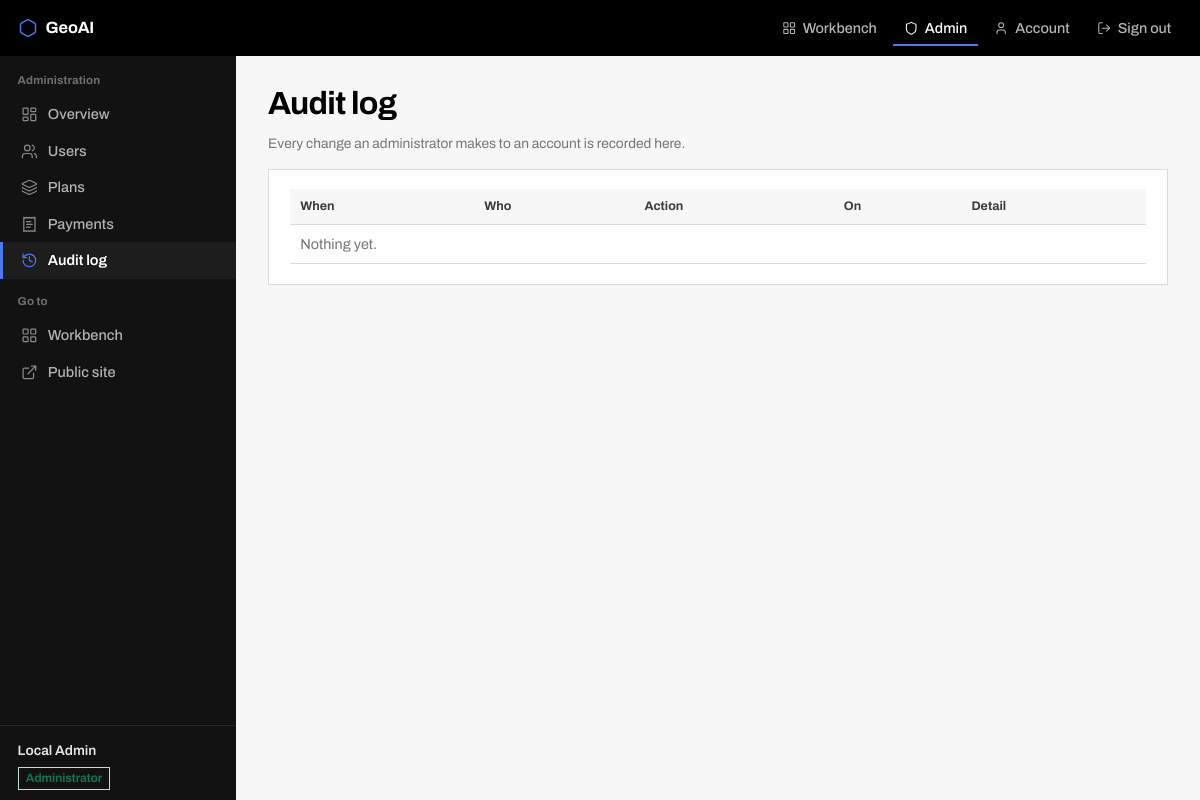
Before: /admin/audit (signed in) with the older database file.
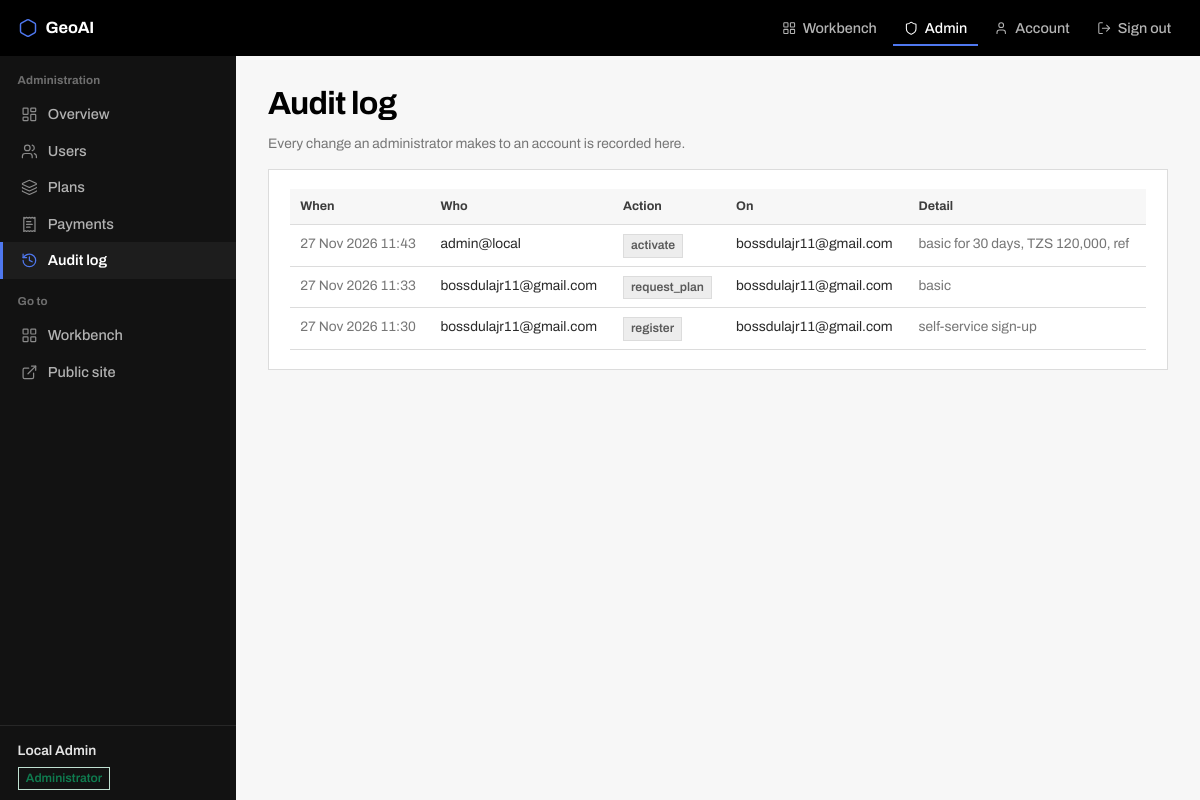
After: the same page with the newer database file.
### portal/models.py (models this page shows, shortened)
class User(UserMixin, db.Model):
    __tablename__ = "users"
    id = db.Column(db.Integer, primary_key=True)
    email = db.Column(db.String(190), unique=True, nullable=False, index=True)
    name = db.Column(db.String(120), nullable=False, default="")
    organisation = db.Column(db.String(160), nullable=False, default="")
    phone = db.Column(db.String(40), nullable=False, default="")
    password_hash = db.Column(db.String(255), nullable=False)
    is_admin = db.Column(db.Boolean, nullable=False, default=False)
    is_active_account = db.Column(db.Boolean, nullable=False, default=True)
    created_at = db.Column(db.DateTime, nullable=False, default=now)
    last_login = db.Column(db.DateTime)
    subscriptions = db.relationship("Subscription", back_populates="user", cascade="all, delete-orphan",
                                    order_by="Subscription.id.desc()")
    payments = db.relationship("Payment", back_populates="user", cascade="all, delete-orphan")
    @property
    def is_active(self):
        return self.is_active_account
    def allowed_sections(self):
        if self.is_admin:
            return released(SECTIONS)
        p = self.plan
        return p.section_list if p else released(FREE_SECTIONS)

class AuditLog(db.Model):
    __tablename__ = "audit"
    id = db.Column(db.Integer, primary_key=True)
    actor = db.Column(db.String(190), nullable=False)
    action = db.Column(db.String(60), nullable=False)
    target = db.Column(db.String(190), nullable=False, default="")
    detail = db.Column(db.String(500), nullable=False, default="")
    at = db.Column(db.DateTime, nullable=False, default=now, index=True)

### portal/admin.py (the view)
@bp.route("/audit")
@admin_only
def audit_log():
    return render_template("admin/audit.html",
                           rows=AuditLog.query.order_by(AuditLog.at.desc()).limit(300).all())

### portal/admin.py (called while the page is built)
def admin_only(f):
    @wraps(f)
    @login_required
    def wrapper(*a, **kw):
        if not current_user.is_admin:
            abort(403)
        return f(*a, **kw)
    return wrapper

### portal/app/__init__.py (called while the page is built)
def visible_sections():
    return [s for s in SECTIONS if s["key"] not in NEXT_VERSION]

def upload_allowance():
    if current_user.is_admin:
        return 0, None, None
    used, limit = current_user.upload_allowance()
    return used, limit, None if limit is None else max(limit - used, 0)

def nav_context():
    if not current_user.is_authenticated:
        return {"app_sections": [], "locked_count": 0, "allowance": (0, None, None)}
    allowed = set(current_user.allowed_sections())
    have = set(store.sections_with_results(current_user.id))
    items = [{**s, "open": s["key"] in allowed, "has_result": s["key"] in have}
             for s in visible_sections()]
    return {"app_sections": items, "locked_count": sum(0 if i["open"] else 1 for i in items),
            "allowance": upload_allowance()}

### portal/app/store.py (called while the page is built)
def root():
    base = Path(current_app.config["DATA_DIR"]) / "work"
    base.mkdir(parents=True, exist_ok=True)
    return base

def home(user_id):
    p = root() / str(user_id)
    p.mkdir(parents=True, exist_ok=True)
    return p

def _safe(section):
    if section not in SECTIONS:
        raise ValueError(f"unknown section {section!r}")
    return section

def sections_with_results(user_id):
    out = {}
    for section in SECTIONS:
        run = Run.latest(user_id, section)
        if run and run.ok:
            out[section] = run
    return out

    @classmethod
    def latest(cls, user_id, section):
        runs = cls.list(user_id, section)
        return runs[0] if runs else None

    @classmethod
    def list(cls, user_id, section):
        d = home(user_id) / _safe(section)
        if not d.is_dir():
            return []
        runs = [cls(user_id, section, p.name) for p in d.iterdir()
                if p.is_dir() and not p.name.startswith("_")]     # "_draft" is not a run
        runs.sort(key=lambda r: r.id, reverse=True)          # the id starts with the timestamp
        return runs

### portal/icons.py (called while the page is built)
def icon(name, cls="", label=None):
    if name not in names():
        raise KeyError(f"no icon named {name!r} in {SPRITE.name}")
    aria = (f'role="img" aria-label="{label}"' if label else 'aria-hidden="true" focusable="false"')
    classes = f"ico {cls}".strip()
    return Markup(f'<svg class="{classes}" {aria}><use href="#i-{name}"></use></svg>')

### portal/templates/admin/audit.html
{% set page_title = "Audit log" %}
{% extends "admin/layout.html" %}
{% block main %}
<h1>Audit log</h1>
<p class="small muted">Every change an administrator makes to an account is recorded here.</p>
<div class="card"><table><tr><th>When</th><th>Who</th><th>Action</th><th>On</th><th>Detail</th></tr>
{% for a in rows %}<tr><td class="small muted">{{ a.at.strftime('%d %b %Y %H:%M') }}</td>
  <td class="small">{{ a.actor }}</td><td><span class="tag no">{{ a.action }}</span></td>
  <td class="small">{{ a.target }}</td><td class="small muted">{{ a.detail }}</td></tr>
{% else %}<tr><td colspan="5" class="muted">Nothing yet.</td></tr>{% endfor %}</table></div>
{% endblock %}

### portal/templates/admin/layout.html (shortened to what this page needs)
{% extends "console.html" %}
{% block head %}<link rel="stylesheet" href="{{ url_for('static', filename='app.css') }}">{% endblock %}
{% block rail %}
<div class="rail-group">Administration</div>
<nav class="rail-nav">
  {% for ep, ic, label in [
      ('admin.dashboard', 'home',     'Overview'),
      ('admin.users',     'users',    'Users'),
      ('admin.plans',     'layers',   'Plans'),
      ('admin.payments',  'receipt',  'Payments'),
      ('admin.audit_log', 'history',  'Audit log')] %}
    <a href="{{ url_for(ep) }}" class="{{ 'on' if request.endpoint == ep }}">
      {{ icon(ic) }}<span class="tx">{{ label }}</span></a>
  {% endfor %}
</nav>
<div class="rail-group">Go to</div>
<nav class="rail-nav">
  <a href="{{ url_for('app.home') }}">{{ icon('grid') }}<span class="tx">Workbench</span></a>
  <a href="{{ url_for('public.index') }}">{{ icon('external') }}<span class="tx">Public site</span></a>
</nav>
{% endblock %}

### portal/templates/console.html (shortened to what this page needs)
{% extends "base.html" %}
{% block page %}
<div class="console">
  <aside class="rail" id="rail">
    {% block rail %}{% endblock %}
    <div class="rail-foot">
      <span class="who">{{ current_user.name or current_user.email }}</span>
      {% if current_user.is_admin %}
        <span class="tag ok">Administrator</span>
      {% endif %}
    </div>
  </aside>
  <main class="work">
    {% block main %}{% endblock %}
  </main>
</div>
{% endblock %}

### portal/templates/base.html (shortened to what this page needs)
<!doctype html>
<html lang="en"><head>
<link rel="stylesheet" href="{{ url_for('static', filename='style.css') }}">
{% block head %}{% endblock %}
</head><body>
<header class="top">
  <a class="brand" href="{{ url_for('public.index') }}">{{ icon('logo') }} {{ BRAND }}</a>
  <nav>
    {% if current_user.is_authenticated %}
      <a href="{{ url_for('app.home') }}" class="{{ 'on' if request.blueprint == 'app' }}">
        {{ icon('grid', 'sm') }} <span class="hide-sm">Workbench</span></a>
      {% if current_user.is_admin %}
        <a href="{{ url_for('admin.dashboard') }}" class="{{ 'on' if request.blueprint == 'admin' }}">
          {{ icon('shield', 'sm') }} <span class="hide-sm">Admin</span></a>
      {% endif %}
      <a href="{{ url_for('auth.account') }}" class="{{ 'on' if request.endpoint == 'auth.account' }}">
        {{ icon('user', 'sm') }} <span class="hide-sm">Account</span></a>
      <a href="{{ url_for('auth.logout') }}">{{ icon('logout', 'sm') }} <span class="hide-sm">Sign out</span></a>
    {% else %}
      <a href="{{ url_for('billing.pricing') }}">Pricing</a>
      <a href="{{ url_for('auth.login') }}">Sign in</a>
      <a class="cta" href="{{ url_for('auth.register') }}">Create account</a>
    {% endif %}
  </nav>
</header>
{% block page %}{% endblock %}
</body></html>

### portal/static/style.css (style rules this page uses)
:root { --white:#ffffff; --g50:#f7f7f7; --g100:#ededed; --g150:#e4e4e4; --g200:#dcdcdc; --g300:#c2c2c2; --g400:#9a9a9a; --g500:#767676; --g600:#5a5a5a; --g700:#3d3d3d; --g800:#2a2a2a; --g900:#1c1c1c; --black:#000000; --blue:#0a3bd4; --blue-dk:#0730a6; --blue-lt:#4f78ef; --blue-wash:#edf1fd; --red:#c8102e; --red-wash:#fdeef0; --green:#0f7b4f; --green-wash:#eaf6f0; --amber:#8a5b00; --amber-wash:#fdf4e3; --ink:var(--black); --body:var(--g800); --muted:var(--g500); --line:var(--g200); --bg:var(--g50); --card:var(--white); --rail:#121212; --mono:"IBM Plex Mono",ui-monospace,SFMono-Regular,Menlo,Consolas,monospace; --sans:"Archivo","Archivo Fallback",system-ui,-apple-system,"Segoe UI",Roboto,sans-serif; --h-top:56px; --w-rail:236px; }
* { box-sizing:border-box }
html { -webkit-text-size-adjust:100% }
body { margin:0;background:var(--bg);color:var(--body); font:400 15px/1.55 var(--sans); font-feature-settings:"kern" 1; -webkit-font-smoothing:antialiased }
img,svg,video { max-width:100% }
a { color:var(--blue);text-decoration:none }
h1,h2,h3,h4 { color:var(--ink);font-weight:600;letter-spacing:-0.012em;margin:0 0 .6rem }
h1 { font-size:2rem;line-height:1.15;font-weight:700;letter-spacing:-0.022em }
p { margin:0 0 .9rem;max-width:74ch }
.muted { color:var(--muted) }
.small { font-size:.86rem }
.ico { width:1.15em;height:1.15em;flex:none;vertical-align:-0.2em;stroke-width:1.75 }
.ico.sm { width:1em;height:1em }
header.top { position:sticky;top:0;z-index:40;height:var(--h-top);background:var(--black);color:#fff; display:flex;align-items:center;gap:1.4rem;padding:0 1.1rem }
header.top .brand { display:flex;align-items:center;gap:.5rem;color:#fff;font-weight:700; font-size:1.02rem;letter-spacing:-0.01em;text-decoration:none }
header.top .brand .ico { width:1.25rem;height:1.25rem;color:var(--blue-lt) }
header.top nav { margin-left:auto;display:flex;gap:.3rem;align-items:center }
header.top nav a { color:#b4b4b4;text-decoration:none;font-size:.9rem;font-weight:500; padding:.45rem .7rem;display:flex;align-items:center;gap:.4rem }
header.top nav a.on { color:#fff;box-shadow:inset 0 -2px 0 var(--blue-lt) }
.card { background:var(--card);border:1px solid var(--line);padding:1.2rem 1.3rem;margin-bottom:1rem }
table { width:100%;border-collapse:collapse;font-size:.9rem }
th,td { text-align:left;padding:.5rem .65rem;border-bottom:1px solid var(--line);vertical-align:top }
th { font-size:.78rem;font-weight:700;color:var(--g700);background:var(--g50);white-space:nowrap }
td { font-variant-numeric:tabular-nums }
.tag { display:inline-flex;align-items:center;gap:.3rem;padding:.12rem .45rem;font-size:.76rem; font-weight:600;border:1px solid;border-radius:0;line-height:1.45 }
.tag.ok { color:var(--green);background:var(--green-wash);border-color:#bfe0d1 }
.tag.no { color:var(--g600);background:var(--g100);border-color:var(--g200) }

### portal/static/app.css (style rules this page uses)
.console { display:grid;grid-template-columns:var(--w-rail) minmax(0,1fr); min-height:calc(100vh - var(--h-top)); background:linear-gradient(to right,var(--rail) 0 var(--w-rail),var(--bg) var(--w-rail)) }
.rail { position:sticky;top:var(--h-top);align-self:start;height:calc(100vh - var(--h-top)); overflow-y:auto;background:var(--rail);color:#9d9d9d;display:flex;flex-direction:column; padding:.9rem 0 .6rem;scrollbar-width:thin }
.work { min-width:0;padding:1.9rem 2rem 5rem;background:var(--bg) }
.work > h1:first-child { margin-top:0 }
.rail-group { font-size:.72rem;font-weight:700;color:#6e6e6e;padding:.9rem 1.1rem .4rem; letter-spacing:.01em }
.rail-group:first-child { padding-top:.1rem }
.rail-nav { display:flex;flex-direction:column }
.rail-nav a,.rail-nav .off { display:flex;align-items:center;gap:.65rem;padding:.55rem 1.1rem; color:#b2b2b2;text-decoration:none;font-size:.91rem;font-weight:500;line-height:1.3; border-left:3px solid transparent }
.rail-nav a .ico { width:1.05rem;height:1.05rem;color:#8a8a8a;flex:none }
.rail-nav a.on { background:#1d1d1d;color:#fff;border-left-color:var(--blue-lt);font-weight:600 }
.rail-nav a.on .ico { color:var(--blue-lt) }
.rail-nav .tx { flex:1;min-width:0 }
.rail-foot { margin-top:auto;padding:.9rem 1.1rem 0;border-top:1px solid #272727;font-size:.79rem; color:#8a8a8a;line-height:1.6 }
.rail-foot .who { color:#e4e4e4;font-weight:600;font-size:.86rem;display:block;margin-bottom:.3rem; overflow:hidden;text-overflow:ellipsis }
.rail-foot .tag { background:transparent }
.work .card { overflow-x:auto }
.work .card > table { min-width:34rem }

Changed rows visible on the page:
added AuditLog: at "27 Nov 2026 11:43", actor "admin@local", action "activate", target "bossdulajr11@gmail.com", detail "basic for 30 days, TZS 120,000, ref"
added AuditLog: at "27 Nov 2026 11:33", actor "bossdulajr11@gmail.com", action "request_plan", target "bossdulajr11@gmail.com", detail "basic"
added AuditLog: at "27 Nov 2026 11:30", actor "bossdulajr11@gmail.com", action "register", target "bossdulajr11@gmail.com", detail "self-service sign-up"
Other visible differences:
text no longer shown: "Nothing yet."
